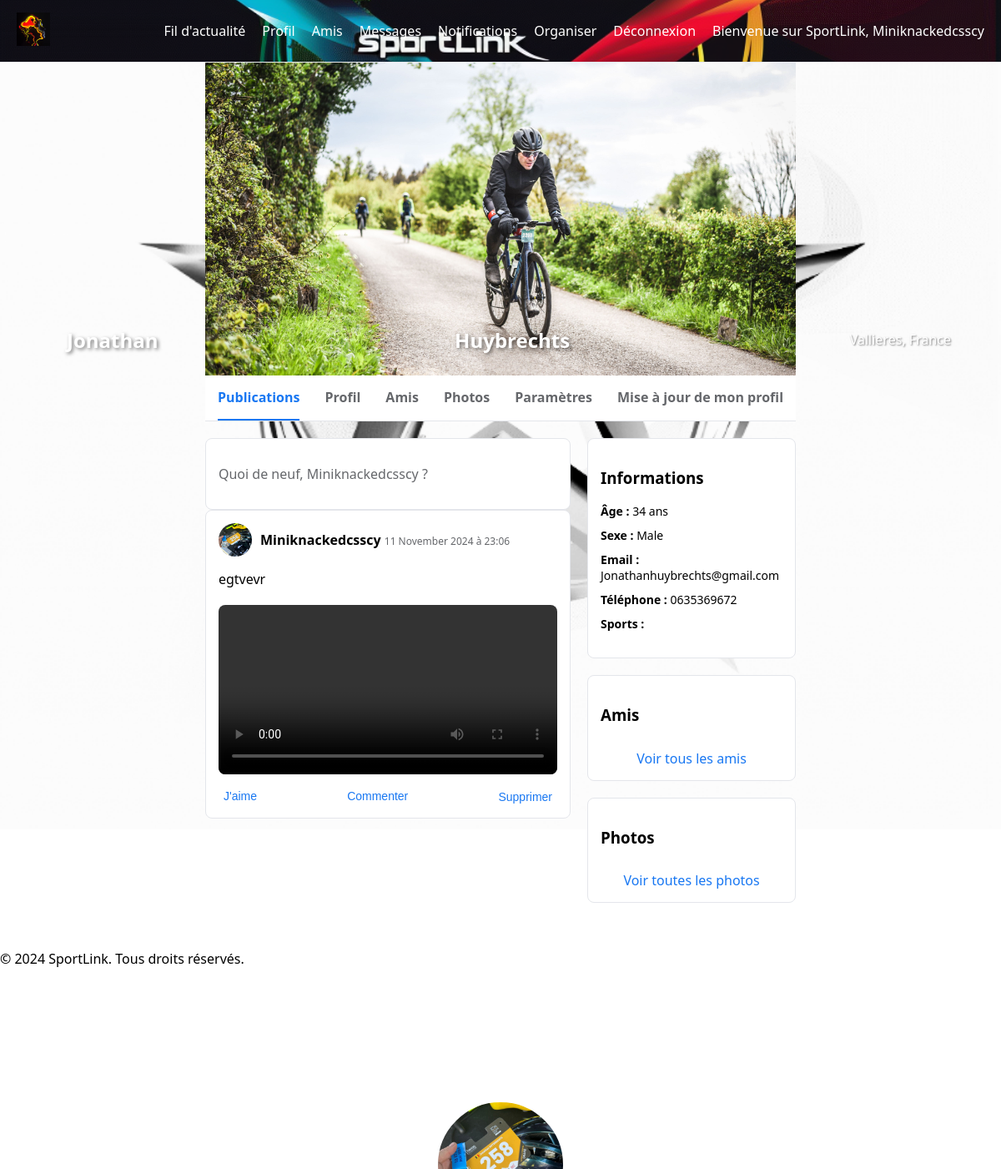
Page /profile/profile (signed in) on the committed database.
### app/models.py (models this page shows, shortened)
class User(db.Model, UserMixin):
    __tablename__ = 'user'
    id = db.Column(db.Integer, primary_key=True)
    username = db.Column(db.String(64), index=True, unique=True, nullable=False)
    email = db.Column(db.String(120), index=True, unique=True, nullable=False)
    password_hash = db.Column(db.String(128), nullable=False)
    first_name = db.Column(db.String(64))
    last_name = db.Column(db.String(64))
    birth_date = db.Column(db.Date)
    gender = db.Column(db.String(10))
    profile_image = db.Column(db.String(255), nullable=True)
    cover_image = db.Column(db.String(255), nullable=True)
    country = db.Column(db.String(100), nullable=True)
    city = db.Column(db.String(100), nullable=True)
    address = db.Column(db.String(200), nullable=True)
    postal_code = db.Column(db.String(20), nullable=True)
    sex = db.Column(db.String(10), nullable=True)
    birth_date = db.Column(db.Date, nullable=True)
    phone = db.Column(db.String(20), nullable=True)
    display_phone = db.Column(db.Boolean, default=False)
    display_email = db.Column(db.Boolean, default=False)
    pending_email = db.Column(db.String(120), nullable=True)
    created_at = db.Column(db.DateTime, default=datetime.utcnow)
    profile_completed = db.Column(db.Boolean, default=False)
    email_confirmed = db.Column(db.Boolean, default=False)
    provider = db.Column(db.String(50), nullable=True)
    provider_id = db.Column(db.String(100), nullable=True, unique=True)
    latitude = db.Column(db.Float, nullable=True)
    longitude = db.Column(db.Float, nullable=True)
    sport = db.Column(db.String(50), nullable=True)
    level = db.Column(db.String(50), nullable=True)
    strava_id = db.Column(db.String(64), nullable=True)
    facebook_id = db.Column(db.String(64), nullable=True)
    __table_args__ = (
        db.UniqueConstraint('strava_id', name='uq_user_strava_id'),
        db.UniqueConstraint('facebook_id', name='uq_user_facebook_id'),
    )
    notifications = db.relationship('Notification', back_populates='user', lazy='dynamic')
    sports = db.relationship('UserSport', backref='user', lazy='dynamic')
    posts = db.relationship('Post', back_populates='author', lazy='dynamic')
    ratings_received = db.relationship('Rating', foreign_keys='Rating.rated_id', backref='rated_user', lazy='dynamic')
    ratings_given = db.relationship('Rating', foreign_keys='Rating.rater_id', backref='rater_user', lazy='dynamic')
    friends = db.relationship(
        'User', secondary=friends,
        primaryjoin=(friends.c.user_id == id),
        secondaryjoin=(friends.c.friend_id == id),
        backref=db.backref('friend_of', lazy='dynamic'),
        lazy='dynamic'
    )
    @property
    def age(self):
        if self.birth_date:
            today = date.today()
            return today.year - self.birth_date.year - (
                (today.month, today.day) < (self.birth_date.month, self.birth_date.day)
            )
        else:
            return None
    @property
    def average_rating(self):
        total_ratings = self.ratings_received.count()
        if total_ratings > 0:
            sum_ratings = sum([rating.rating for rating in self.ratings_received])
            return round(sum_ratings / total_ratings, 1)
        else:
            return None

class Post(db.Model):
    id = db.Column(db.Integer, primary_key=True)
    user_id = db.Column(db.Integer, db.ForeignKey('user.id'), nullable=False)
    content_type = db.Column(db.String(20), nullable=False, default='free')
    title = db.Column(db.String(255), nullable=True)
    subtitle = db.Column(db.String(255), nullable=True)
    content = db.Column(db.Text, nullable=False)
    image = db.Column(db.String(255), nullable=True)
    video = db.Column(db.String(255), nullable=True)
    music = db.Column(db.String(255), nullable=True)
    created_at = db.Column(db.DateTime, default=datetime.utcnow)
    visibility = db.Column(db.String(10), nullable=False, default='public')
    author = db.relationship('User', back_populates='posts')

### app/profile/routes.py (the view)
@profile_bp.route('/profile', methods=['GET'])
@login_required
def profile():
    user = current_user
    average_rating = user.average_rating
    total_ratings = user.ratings_received.count()
    posts = user.posts.order_by(Post.created_at.desc()).all()
    sports = Sport.query.all()
    form = EmptyForm()
    return render_template(
        'profile/profile.html',
        user=user,
        average_rating=average_rating,
        total_ratings=total_ratings,
        posts=posts,
        sports=sports,
        form=form
    )

### app/templates/profile/profile.html (shortened to what this page needs)
{% extends 'base.html' %}
{% block content %}
<div class="profile-container">
    <div class="cover-photo" style="background-image: url('{{ url_for('main.uploaded_file', filename='covers/' ~ user.cover_image) if user.cover_image else url_for('static', filename='images/default_cover.jpg') }}');" draggable="false"></div>
    <div class="profile-photo" style="background-image: url('{{ url_for('main.uploaded_file', filename='profiles/' ~ user.profile_image) if user.profile_image else url_for('static', filename='images/default_profile.jpg') }}');" draggable="false"></div>
    <div class="user-info">
        <h1>{{ user.first_name }}</h1>
        <h1>{{ user.last_name }}</h1>
        <p>{{ user.city }}, {{ user.country }}</p>
    </div>
    <nav class="profile-nav">
        <ul>
            <li><a href="{{ url_for('profile.profile') }}" class="active">Publications</a></li>
            <li><a href="{{ url_for('profile.profile') }}">Profil</a></li>
            <li><a href="{{ url_for('profile.list_friends') }}">Amis</a></li>
            <li><a href="{{ url_for('profile.photos', user_id=user.id) }}">Photos</a></li>
            <li><a href="{{ url_for('profile.settings') }}">Paramètres</a></li>
            {% if current_user == user %}
                <li><a href="{{ url_for('profile.edit_profile') }}">Mise à jour de mon profil</a></li>
            {% endif %}
        </ul>
    </nav>
    <div class="main-content">
        <div class="posts-section">
            {% if current_user == user %}
                <div class="create-post" onclick="window.location.href='{{ url_for('posts.create_post') }}'">
                    <p>Quoi de neuf, {{ user.username }} ?</p>
                </div>
            {% endif %}
            {% for post in posts %}
                <div class="post">
                    <div class="post-header">
                        <img src="{{ url_for('main.uploaded_file', filename='profiles/' ~ post.author.profile_image) if post.author.profile_image else url_for('static', filename='images/default_profile.jpg') }}" alt="{{ post.author.username }}">
                        <div>
                            <span class="author-name">{{ post.author.username }}</span>
                            <span class="post-date">{{ post.created_at.strftime('%d %B %Y à %H:%M') }}</span>
                        </div>
                    </div>
                    <div class="post-content">
                        <p>{{ post.content }}</p>
                        {% if post.video %}
                            <video controls>
                                <source src="{{ url_for('main.uploaded_file', filename=post.video) }}" type="video/mp4">
                            </video>
                        {% endif %}
                    </div>
                    <div class="post-actions">
                        <button class="like-btn" onclick="likePost({{ post.id }})">J'aime</button>
                        <button class="comment-btn" onclick="commentPost({{ post.id }})">Commenter</button>
                        {% if current_user == post.author %}
                            <form action="{{ url_for('posts.delete_post', post_id=post.id) }}" method="POST">
                                <button type="submit" class="delete-btn">Supprimer</button>
                            </form>
                        {% endif %}
                    </div>
                </div>
            {% endfor %}
        </div>
        <aside class="sidebar">
            <div class="info-card">
                <h3>Informations</h3>
                <ul>
                    <li><strong>Âge :</strong> {{ user.age }} ans</li>
                    <li><strong>Sexe :</strong> {{ user.sex }}</li>
                    <li><strong>Email :</strong> {{ user.email if user.display_email else 'Privé' }}</li>
                    <li><strong>Téléphone :</strong> {{ user.phone if user.display_phone else 'Privé' }}</li>
                    <li><strong>Sports :</strong>
                    </li>
                </ul>
            </div>
            <div class="friends-card">
                <h3>Amis</h3>
                <a href="{{ url_for('profile.list_friends') }}" class="see-all">Voir tous les amis</a>
            </div>
            <div class="photos-card">
                <h3>Photos</h3>
                <a href="{{ url_for('profile.photos', user_id=user.id) }}" class="see-all">Voir toutes les photos</a>
            </div>
        </aside>
    </div>
</div>
{% endblock %}

### app/templates/base.html (shortened to what this page needs)
<!DOCTYPE html>
<html lang="fr">
<head>
    <link rel="stylesheet" href="{{ url_for('static', filename='css/style.css') }}">
</head>
<body>
    <header class="header">
        <div class="header-container">
            <a href="{{ url_for('profile.profile') if current_user.is_authenticated else url_for('main.index') }}" class="logo-container">
                <img src="{{ url_for('static', filename='images/logo.png') }}" alt="Logo SportLink">
            </a>
            <nav class="nav">
                <ul class="menu">
                    {% if current_user.is_authenticated %}
                        <li><a href="{{ url_for('news_feed.news_feed') }}">Fil d'actualité</a></li>
                        <li><a href="{{ url_for('profile.profile') }}">Profil</a></li>
                        <li><a href="{{ url_for('profile.list_friends') }}">Amis</a></li>
                        <li><a href="{{ url_for('messages.inbox') }}">Messages</a></li>
                        <li><a href="{{ url_for('notifications.list_notifications') }}">Notifications</a></li>
                        <li><a href="{{ url_for('events.organize') }}">Organiser</a></li>
                        <li><a href="{{ url_for('auth.logout') }}">Déconnexion</a></li>
                        <li>Bienvenue sur SportLink, {{ current_user.username }}</li>
                    {% else %}
                        <li><a href="#" onclick="openAuthModal()">Connexion / Inscription</a></li>
                        <li>Bienvenue sur SportLink</li>
                    {% endif %}
                </ul>
            </nav>
        </div>
    </header>
    <main class="main-content">
        {% block content %}{% endblock %}
    </main>
    <footer>
        <p>&copy; 2024 SportLink. Tous droits réservés.</p>
    </footer>
</body>
</html>

### app/static/css/style.css (style rules this page uses)
body { margin: 0; font-family: 'Segoe UI', Tahoma, Geneva, Verdana, sans-serif; background-image: url('/static/images/background.jpg'); background-size: cover; background-position: center; background-repeat: no-repeat; }
.header { position: fixed; top: 0; width: 100%; background: url('../images/navbar-background.jpg') no-repeat center center; background-size: cover; color: white; border-bottom: 1px solid #e4e6eb; z-index: 1000; }
.header-container { display: flex; align-items: center; justify-content: space-between; padding: 10px 20px; }
.logo-container img { height: 40px; }
.nav .menu { list-style: none; display: flex; gap: 20px; }
.nav .menu li a { text-decoration: none; color: white; font-weight: 500; }
.profile-container { max-width: 1200px; margin: 0 auto; padding: 20px; }
.cover-photo { width: 100%; height: 450px; background-size: cover; background-position: center; position: relative; overflow: hidden; }
.profile-photo { position: absolute; bottom: -75px; left: 50%; transform: translateX(-50%); width: 150px; height: 150px; border: 5px solid #ffffff; border-radius: 50%; background-size: cover; background-position: center; z-index: 2; cursor: pointer; }
.user-info { display: flex; justify-content: space-between; align-items: center; position: absolute; top: 380px; left: 50%; transform: translateX(-50%); width: 90%; z-index: 3; }
.user-info h1 { font-size: 24px; margin: 0 20px; color: #fff; text-shadow: 2px 2px 4px rgba(0, 0, 0, 0.5); }
.user-info p { font-size: 16px; color: #fff; text-shadow: 1px 1px 2px rgba(0, 0, 0, 0.5); }
.profile-nav { background-color: #ffffff; border-bottom: 1px solid #e4e6eb; margin-top: -40px; z-index: 1; position: relative; }
.profile-nav ul { list-style: none; display: flex; justify-content: center; padding: 0; margin: 0; }
.profile-nav ul li { margin: 0 15px; }
.profile-nav ul li a { text-decoration: none; color: #65676b; padding: 15px 0; display: block; font-weight: bold; transition: color 0.3s, border-bottom 0.3s; }
.profile-nav ul li a:hover, .profile-nav ul li a.active { color: #1877f2; border-bottom: 2px solid #1877f2; }
.main-content { display: flex; flex-wrap: wrap; gap: 20px; margin-top: 20px; }
.posts-section { flex: 2; min-width: 300px; }
.create-post { background-color: #ffffff; border: 1px solid #e4e6eb; border-radius: 8px; padding: 15px; cursor: pointer; font-size: 16px; color: #65676b; transition: background-color 0.3s; }
.post { background-color: #ffffff; border: 1px solid #e4e6eb; border-radius: 8px; margin-bottom: 20px; padding: 15px; }
.post-header { display: flex; align-items: center; margin-bottom: 10px; }
.post-header img { width: 40px; height: 40px; border-radius: 50%; margin-right: 10px; }
.post-header .author-name { font-weight: bold; }
.post-header .post-date { font-size: 12px; color: #65676b; }
.post-content p { margin-bottom: 10px; }
.post-content img, .post-content video, .post-content audio { width: 100%; margin-top: 10px; border-radius: 8px; }
.post-actions { display: flex; justify-content: space-between; margin-top: 10px; }
.post-actions button { background: none; border: none; cursor: pointer; color: #1877f2; font-size: 14px; transition: color 0.3s; }
.delete-btn { color: #e41e3f; }
.sidebar { flex: 1; min-width: 250px; }
.info-card, .friends-card, .photos-card { background-color: #ffffff; border: 1px solid #e4e6eb; border-radius: 8px; padding: 15px; margin-bottom: 20px; }
.info-card ul { list-style: none; padding: 0; }
.info-card ul li { margin-bottom: 10px; font-size: 14px; }
.info-card ul li strong { font-weight: bold; }
.see-all { display: block; text-align: center; margin-top: 10px; color: #1877f2; text-decoration: none; }

### rows in the picture
User: username "Miniknackedcsscy", cover_image (picture), profile_image (picture), first_name "Jonathan", last_name "Huybrechts", city "Vallieres", country "France", age "34", sex "Male", display_email+email "Jonathanhuybrechts@gmail.com", display_phone+phone "0635369672"
Post: profile_image (picture), author.username "Miniknackedcsscy", created_at "11 November 2024 à 23:06", content "egtvevr"
